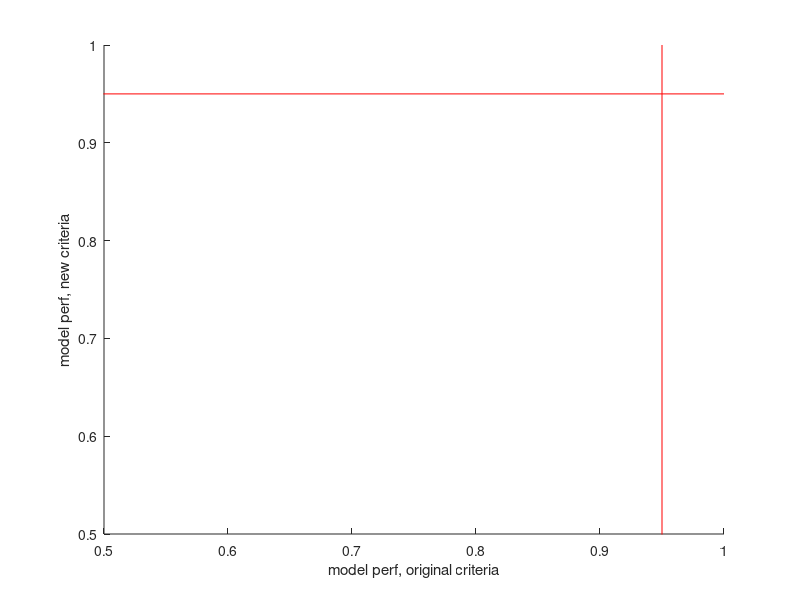

Write the MATLAB code that produced this figure.
clear; clc;

% Directory containing all the trained rate RNN model .mat files
model_dir = '/home/nuttidalab/Documents/renee/jitter_models/models/xor/P_rec_0.2_Taus_4.0_25.0/';

mat_files = dir(fullfile(model_dir, '*Jitter_10_10*.mat'));

max_perf_before = zeros(length(mat_files),1);
max_perf_after = zeros(length(mat_files),1);
for i = 1:length(mat_files)
  curr_fname = mat_files(i).name;
  curr_full = fullfile(mat_files(i).folder, curr_fname);
  disp(['Analyzing ' curr_fname]);


  % Load the model
  load(curr_full);
  max_perf_before(i) = max(all_perfs);
  max_perf_after(i) = max(all_perfs_new);

end

figure; hold on; 
scatter(max_perf_before, max_perf_after, 'filled');
plot([0.95, 0.95], [0, 1], color='r');
plot([0, 1], [0.95, 0.95], color='r');
xlim([0.5, 1]);
ylim([0.5, 1])
xlabel('model perf, original criteria')
ylabel('model perf, new criteria')
